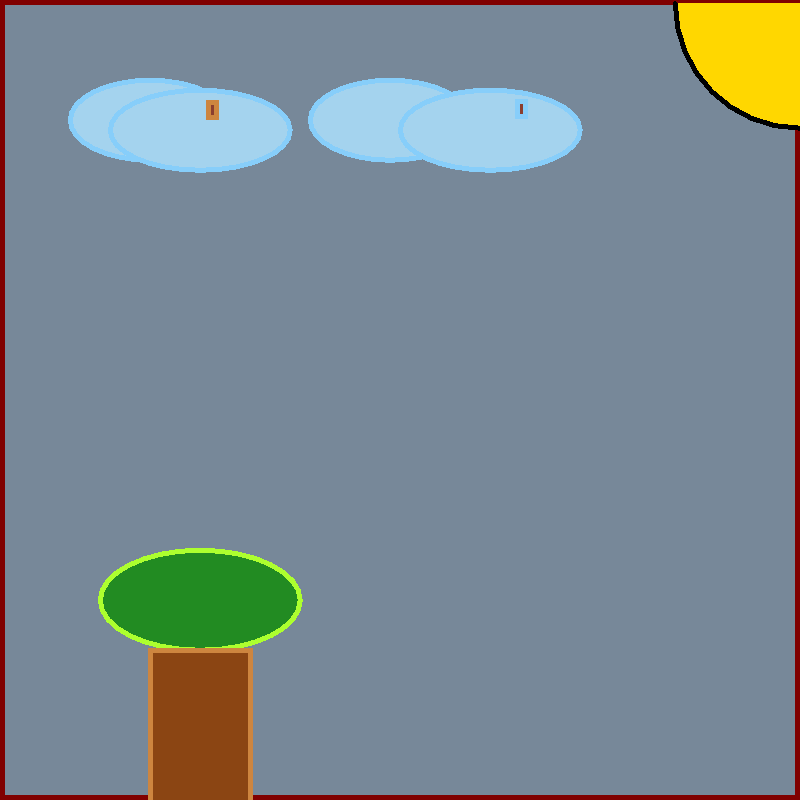
Frame 1 (no input)
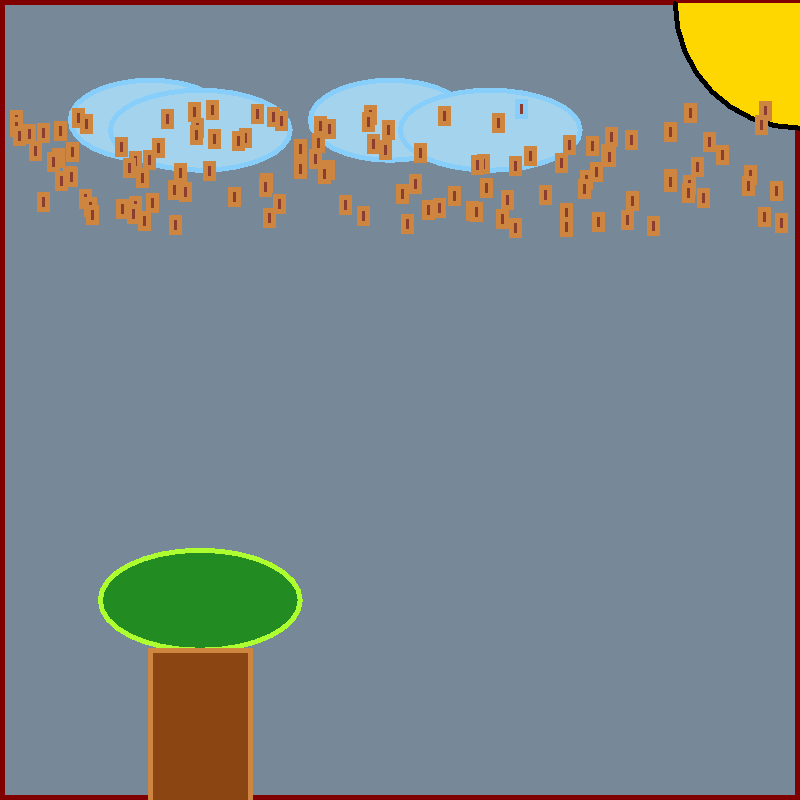
Frame 60 (the mouse pressed at the canvas centre just before this capture)
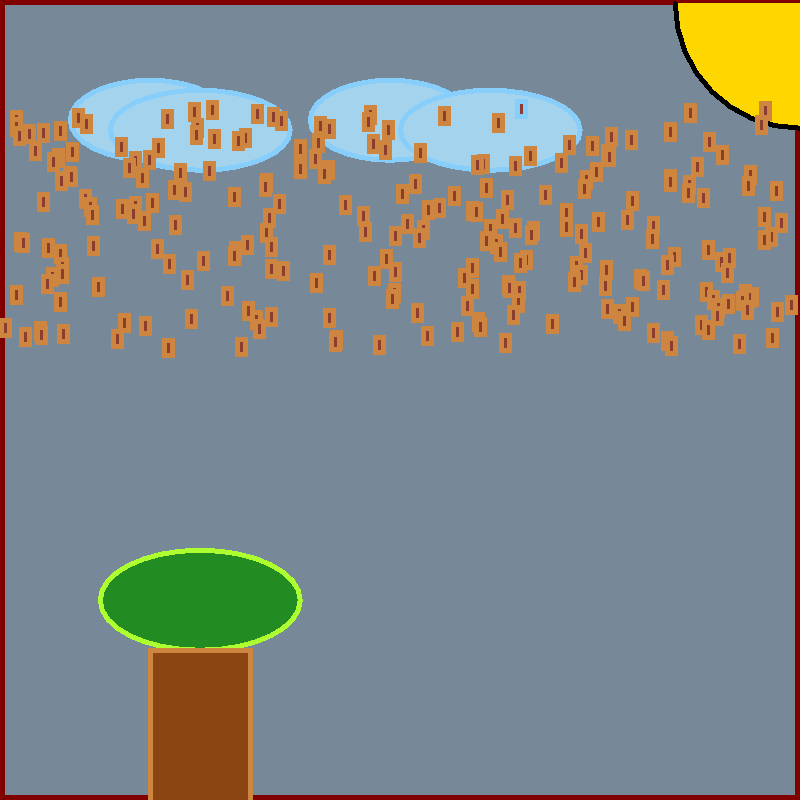
Frame 120 (the mouse held since frame 60 and released just before this capture)

The Processing sketch that drew these frames (run headless with seeded random() and noise(); from frame 60 on, the mouse is pressed at the canvas centre):

// Processing sketch: processing_41035
// ── processing_41035.pde

// comment on my little scketch for today.  good luck
/*I guess I could keep talking here and make it into some blog about nothing but it seems as 
if I dont have much time */






float x= 150;
float y= 100;
float speed = 1;


void setup () {
  size (800, 800);
  background (#778899);
  strokeWeight(10);
  stroke(#800000);
  line (0, 0, 800, 0);
  line (800, 0, 800, 800);
  line (800, 800, 0, 800);
  line (0, 800, 0, 0);
 //sun
 strokeWeight(5);
  stroke(#000000);
  noSmooth();
  fill (#ffd700);
  arc (800, 3, 250, 250, PI/2, PI);
  stroke (#87CEFA);
  fill (#A4D3EE);
  
  // clouds
  ellipse (150, 120, 160, 80);
  ellipse (200, 130, 180, 80);
  ellipse (390, 120, 160, 80);
  ellipse (490, 130, 180, 80);
  
  // array? rectMode(CENTER)
  

  
}


  

void draw (){
  move();
  display();
  noSmooth ();
  stroke (#adff2f);
  fill (#228b22);
  ellipse (200, 600, 200, 100);
 stroke (#cd853f);
 smooth();
 fill (#8b4513);
 rect (150, 650, 100, 200); 
  move();
  display();
}
void move() {
  x= random (0, 800);
  y = y + speed;
  if (y > width) {
    y = 0;
  }
}

void display() {
  fill(#8B3E2F);
  rect (x,y,8, 15);
}
 
